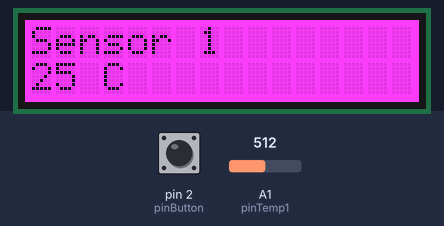
Recording of a sketch running on a simulated Arduino Uno, built with avr-gcc and run on an emulated ATmega328P. Shown: 16×2 character LCD. The test bench sets the inputs (shaded band); at power-on: A1 (pinTemp1) = 512, pin 2 (pinButton) LOW. What the sketch prints to the serial monitor is not drawn.

Above: at 2.2 s.
2.3 s: A1 (pinTemp1) set to 716
At 3.6 s:
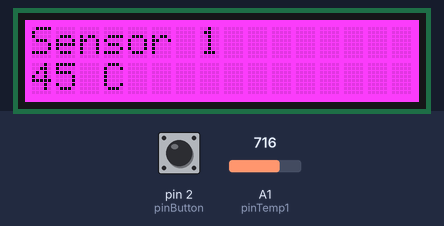
4.6 s: A1 (pinTemp1) set to 900
At 6.3 s:
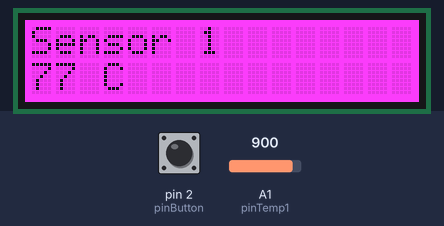
6.6 s: A1 (pinTemp1) set to 1023
At 8.0 s:
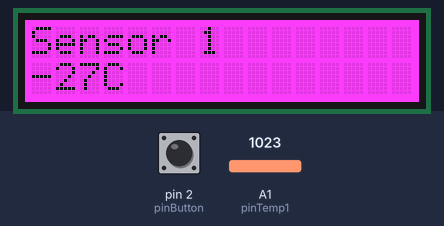
Timing chart, 0 to 9.6 s (numbered marks = the images above; inputs shaded):
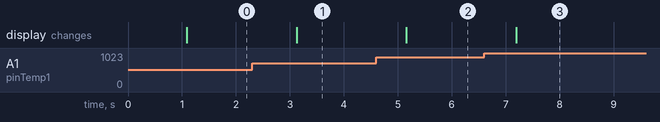

The sketch:

Grove_Sensor_Suite.ino
```cpp
#include "rgb_lcd.h"

// Instantiate our RGB LCD screen object
rgb_lcd lcd;

// Starting colors for our LCD screen
const int colorR = 255;
const int colorG = 0;
const int colorB = 255;

// Pin addresses for our temperature sensors
const int pinTemp0 = A0;
const int pinTemp1 = A1;
const int pinTemp2 = A2;
const int pinTemp3 = A3;

// Pin address for our button
const int pinButton = 2;

// State variable for switch statement
int sensorSwitch = 1;

void setup()
{
  // Check for connected temperature sensors
  Serial.begin(9600);

  // set up the LCD's number of columns and rows:
  lcd.begin(16, 2);

  lcd.setRGB(colorR, colorG, colorB);

  // Print a message to the LCD.
  lcd.print("Starting...");

  delay(1000);
}

void loop()
{
  if (digitalRead(pinButton))
  {
    if (sensorSwitch > 4)
      sensorSwitch++;
    else if (sensorSwitch == 4)
      sensorSwitch = 1;
  }

  switch (sensorSwitch)
  {
    case 1:
      printTemperature(pinTemp1);
      break;
    case 2:
      printTemperature(pinTemp1);
      break;
    case 3:
      printTemperature(pinTemp2);
      break;
    case 4:
      printTemperature(pinTemp3);
      break;
  }
  delay(1000);
}

void printTemperature(int sensorPin)
{
  lcd.clear();
  lcd.setCursor(0, 0);
  lcd.print("Sensor");
  lcd.setCursor(7, 0);
  lcd.print(sensorSwitch);

  // Start printing on next line
  lcd.setCursor(0, 1);
  lcd.print(calcTemp(sensorPin));
  lcd.setCursor(3, 1);
  lcd.print("C");
}

int calcTemp(int sensorPin)
{
  // B value of the thermistor
  int B = 3975;

  int val = analogRead(sensorPin);                               // get analog value
  Serial.println(val);
  float resistance = (float)(1023 - val) * 10000 / val;              // get resistance
  int temperature = 1 / (log(resistance / 10000) / B + 1 / 298.15) - 273.15; // calc temperature

  return temperature;
}
```

Measured:
- after the input at 2.3 s, the display: changes after 0.82 s (image 1)
- after the input at 4.6 s, the display: changes after 0.56 s (image 2)
- after the input at 6.6 s, the display: changes after 0.59 s (image 3)
